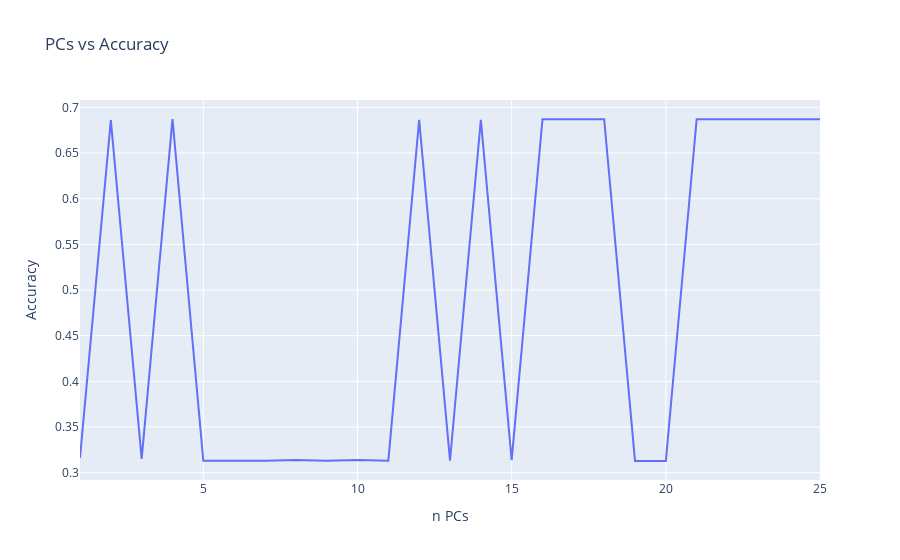

The notebook cell this image was saved under:
### Code cell
# Select the best num of PCs by PCA and then show the accuracy of K-means clustering

max_acc = 0
max_n = 0

acc = []
n = []

for i in range(1,len(num_cols)):
    res = my_pca(i)
    n.append(i)
    acc.append(res)
    if res > max_acc:
        max_acc = res
        max_n = i
    
max_n
max_acc


import plotly.graph_objs as go

trace = go.Scatter(x=n, y=acc, mode='lines', name='line chart')
layout = go.Layout(title='PCs vs Accuracy', xaxis=dict(title='n PCs'), yaxis=dict(title='Accuracy'))
fig = go.Figure(data=[trace], layout=layout)

fig.show()

### Figure 1 — Plotly figure (JSON) as saved in the notebook; plotly's stock layout.template omitted (floating-point values rounded to 4 significant figures)
{"data": [{"mode": "lines", "name": "line chart", "type": "scatter", "x": [1, 2, 3, 4, 5, 6, 7, 8, 9, 10, 11, 12, 13, 14, 15, 16, 17, 18, 19, 20, 21, 22, 23, 24, 25], "y": [0.3161, 0.686, 0.3152, 0.6871, 0.3129, 0.3128, 0.3132, 0.314, 0.3131, 0.314, 0.3132, 0.6862, 0.3133, 0.6864, 0.3136, 0.6871, 0.6872, 0.6871, 0.3129, 0.3129, 0.6871, 0.687, 0.687, 0.6872, 0.6871]}], "layout": {"autosize": true, "title": {"text": "PCs vs Accuracy"}, "xaxis": {"autorange": true, "range": [1, 25], "title": {"text": "n PCs"}, "type": "linear"}, "yaxis": {"autorange": true, "range": [0.292, 0.708], "title": {"text": "Accuracy"}, "type": "linear"}}}
